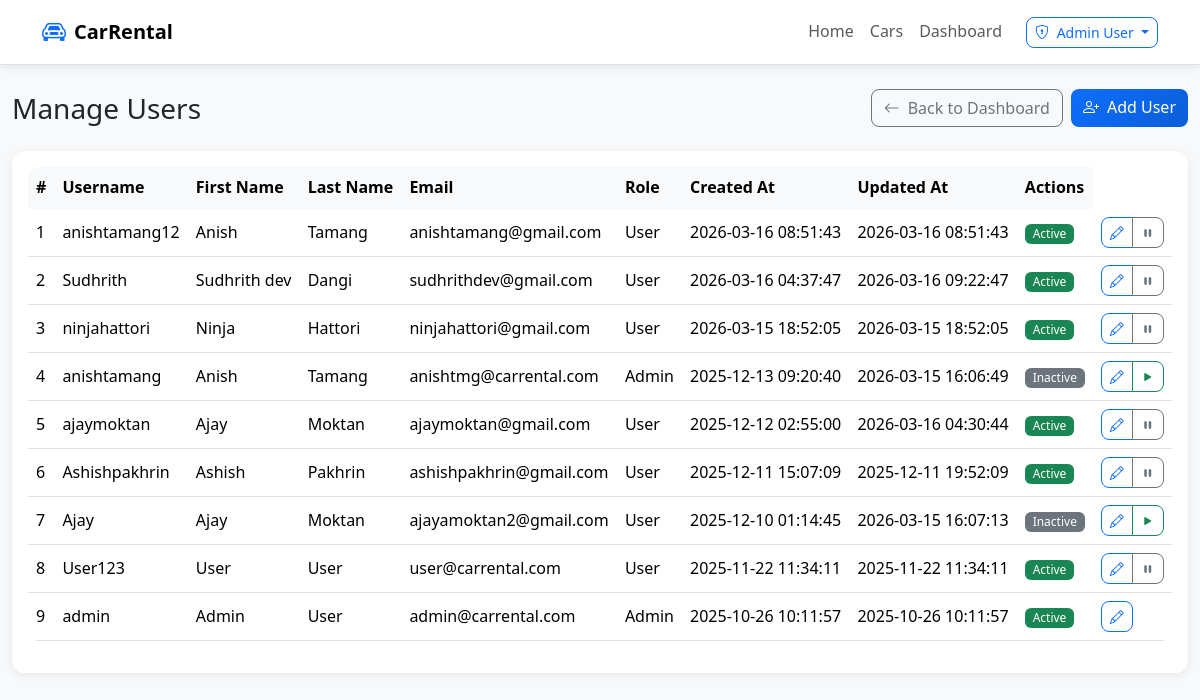
The page /admin/manage-users.php (signed in) on the database its author committed.
### tables this page shows
CREATE TABLE `users` (
  `id` int(11) NOT NULL,
  `username` varchar(50) NOT NULL,
  `email` varchar(100) NOT NULL,
  `password_hash` varchar(255) NOT NULL,
  `first_name` varchar(50) NOT NULL,
  `last_name` varchar(50) NOT NULL,
  `profile_image` varchar(255) DEFAULT NULL,
  `phone` varchar(20) DEFAULT NULL,
  `address` text DEFAULT NULL,
  `role` enum('user','admin') DEFAULT 'user',
  `status` enum('active','inactive','suspended') DEFAULT 'active',
  `created_at` timestamp NOT NULL DEFAULT current_timestamp(),
  `updated_at` timestamp NOT NULL DEFAULT current_timestamp() ON UPDATE current_timestamp(),
  `license_number` varchar(50) DEFAULT NULL,
  `license_image` varchar(255) DEFAULT NULL
);

### public/url.php (called while the page is built, shortened)
<?php
if (!function_exists('base_url')) {
    function base_url(string $path = ''): string {
        $https = (!empty($_SERVER['HTTPS']) && $_SERVER['HTTPS'] !== 'off')
                 || (isset($_SERVER['SERVER_PORT']) && (int)$_SERVER['SERVER_PORT'] === 443);
        $scheme = $https ? 'https' : 'http';
        $host = $_SERVER['HTTP_HOST'] ?? $_SERVER['SERVER_NAME'] ?? 'localhost';
        $base = $scheme . '://' . $host . '/Car-rental-php/public/';
        $path = ltrim($path, '/');
        return $base . $path;
    }
}
function asset_url(string $path = ''): string {
    return base_url('assets/' . ltrim($path, '/'));
}
?>

### config/database.php (called while the page is built, shortened)
<?php
try {
    $dsn = "mysql:host=" . DB_HOST . ";dbname=" . DB_NAME . ";charset=" . DB_CHARSET;
    $pdo = new PDO($dsn, DB_USER, DB_PASS, [
        PDO::ATTR_ERRMODE => PDO::ERRMODE_EXCEPTION,
        PDO::ATTR_DEFAULT_FETCH_MODE => PDO::FETCH_ASSOC,
        PDO::ATTR_EMULATE_PREPARES => false,
    ]);
} catch (PDOException $e) {
    die("Database connection failed: " . $e->getMessage());
}
function db_query($sql, $params = []) {
    global $pdo;
    try {
        $stmt = $pdo->prepare($sql);
        $stmt->execute($params);
        return $stmt;
    } catch (PDOException $e) {
        error_log("Database query error: " . $e->getMessage());
        return false;
    }
}
function db_fetch($sql, $params = []) {
    $stmt = db_query($sql, $params);
    return $stmt ? $stmt->fetch() : false;
}
function db_fetch_all($sql, $params = []) {
    $stmt = db_query($sql, $params);
    return $stmt ? $stmt->fetchAll() : [];
}
?>

### config/auth.php (called while the page is built, shortened)
<?php
require_once __DIR__ . '/../config/database.php';
function is_logged_in() {
    return isset($_SESSION['user_id']) && !empty($_SESSION['user_id']);
}
function get_current_user_data() {
    return db_fetch("SELECT * FROM users WHERE id = ?", [$_SESSION['user_id']]);
}
?>

### public/admin/manage-users.php (the view, shortened to what this page needs)
<?php
require_once __DIR__ . '/../../config/auth.php';
require_once __DIR__ . '/../url.php';
$page_title = 'Manage Users';
$current_user = get_current_user_data();
$users = db_fetch_all("SELECT * FROM users ORDER BY created_at DESC");
?>
<!DOCTYPE html>
<html lang="en">
<head>
    <link href="https://cdn.jsdelivr.net/npm/bootstrap@5.3.2/dist/css/bootstrap.min.css" rel="stylesheet">
    <link rel="stylesheet" href="https://cdn.jsdelivr.net/npm/bootstrap-icons@1.11.2/font/bootstrap-icons.css">
    <link rel="stylesheet" href="<?= asset_url('css/styles.css') ?>">
    <link rel="stylesheet" href="<?= asset_url('css/theme.css') ?>">
</head>
<body>
<?php include __DIR__ . '/../navbar.php'; ?>
<main class="py-4">
    <div class="container-fluid">
        <div class="row mb-4">
            <div class="col-12 d-flex justify-content-between align-items-center">
                <h1 class="h3 mb-0"><?= $page_title ?></h1>
                <div class="d-flex gap-2">
                    <a href="<?= base_url('admin/dashboard.php') ?>" class="btn btn-outline-secondary">
                        <i class="bi bi-arrow-left me-2"></i>Back to Dashboard
                    </a>
                    <a href="<?= base_url('admin/add-user.php') ?>" class="btn btn-primary">
                        <i class="bi bi-person-plus me-2"></i>Add User
                    </a>
                </div>
            </div>
        </div>
        <div class="card">
            <div class="card-body">
                <div class="table-responsive">
                    <table class="table table-hover align-middle">
                        <thead>
                            <tr>
                                <th>#</th>
                                <th>Username</th>
                                <th>First Name</th>
                                <th>Last Name</th>
                                <th>Email</th>
                                <th>Role</th>
                                <th>Created At</th>
                                <th>Updated At</th>
                                <th>Actions</th>
                            </tr>
                        </thead>
                        <tbody>
                            <?php foreach ($users as $i => $user): ?>
                                <tr>
                                    <td><?= $i + 1 ?></td>
                                    <td><?= htmlspecialchars($user['username']) ?></td>
                                    <td><?= htmlspecialchars($user['first_name']) ?></td>
                                    <td><?= htmlspecialchars($user['last_name']) ?></td>
                                    <td><?= htmlspecialchars($user['email']) ?></td>
                                    <td><?= ucfirst($user['role']) ?></td>
                                    <td><?= $user['created_at'] ?></td>
                                    <td><?= $user['updated_at'] ?? '-' ?></td>
                                    <td>
                    <?php
                    $status = $user['status'] ?? 'active';
                    $badge_class = 'bg-success';
                    if ($status === 'inactive') $badge_class = 'bg-secondary';
                    ?>
                    <span class="badge <?= $badge_class ?>">
                        <?= ucfirst($status) ?>
                    </span>
                </td>
                <td>
                    <div class="btn-group btn-group-sm">
                        <a href="<?= base_url('admin/edit-user.php?id=' . $user['id']) ?>" class="btn btn-outline-primary" title="Edit">
                            <i class="bi bi-pencil"></i>
                        </a>
                        <?php if ($user['id'] !== $current_user['id']): ?>
                            <?php if ($status === 'active'): ?>
                                <a href="?toggle_id=<?= $user['id'] ?>" class="btn btn-outline-secondary" title="Deactivate" onclick="return confirm('Deactivate this user?');">
                                    <i class="bi bi-pause-fill"></i>
                                </a>
                            <?php else: ?>
                                <a href="?toggle_id=<?= $user['id'] ?>" class="btn btn-outline-success" title="Activate" onclick="return confirm('Activate this user?');">
                                    <i class="bi bi-play-fill"></i>
                                </a>
                            <?php endif; ?>
                        <?php endif; ?>
                    </div>
                </td>
                                </tr>
                            <?php endforeach; ?>
                        </tbody>
                    </table>
                </div>
            </div>
        </div>
    </div>
</main>
</body>
</html>

### public/assets/css/styles.css (style rules this page uses)
:root { --primary-color: #0d6efd; --secondary-color: #6c757d; --success-color: #198754; --warning-color: #ffc107; --danger-color: #dc3545; --light-color: #f8f9fa; --muted-color: #adb5bd; --dark-color: #212529; --card-bg: #ffffff; --transition: all 0.3s ease; --radius-sm: 8px; --radius-md: 12px; --radius-lg: 16px; }
* { box-sizing: border-box; }
html, body { height: 100%; }
body { font-family: 'Segoe UI', Tahoma, Geneva, Verdana, sans-serif; line-height: 1.6; background-color: var(--light-color); color: var(--dark-color); -webkit-font-smoothing: antialiased; -moz-osx-font-smoothing: grayscale; transition: var(--transition); -webkit-tap-highlight-color: transparent; }
a { color: var(--primary-color); text-decoration: none; }
.card { transition: var(--transition); border: none; background: var(--card-bg); border-radius: var(--radius-md); box-shadow: 0 2px 10px rgba(0,0,0,0.08); overflow: hidden; }
.btn { border-radius: 8px; font-weight: 500; transition: var(--transition); }
.btn-primary { background: linear-gradient(135deg, #0d6efd 0%, #0b5ed7 100%); border: none; color: #fff; }
.badge { font-size: 0.75rem; font-weight: 500; }
.table { border-radius: 10px; overflow: hidden; background: var(--card-bg); }
.table th { background-color: var(--light-color); border: none; font-weight: 600; }
.table td, .table th { vertical-align: middle; }

### public/assets/css/theme.css (style rules this page uses)
body { transition: background-color 0.3s ease, color 0.3s ease; }
.card { transition: background-color 0.3s ease, border-color 0.3s ease; }

### rows shown on the page
users: username "anishtamang12", first_name "Anish", last_name "Tamang", email "anishtamang@gmail.com", role "User", created_at "2026-03-16 08:51:43", updated_at "2026-03-16 08:51:43", status "Active"
users: username "Sudhrith", first_name "Sudhrith dev", last_name "Dangi", email "sudhrithdev@gmail.com", role "User", created_at "2026-03-16 04:37:47", updated_at "2026-03-16 09:22:47", status "Active"
users: username "ninjahattori", first_name "Ninja", last_name "Hattori", email "ninjahattori@gmail.com", role "User", created_at "2026-03-15 18:52:05", updated_at "2026-03-15 18:52:05", status "Active"
users: username "anishtamang", first_name "Anish", last_name "Tamang", email "anishtmg@carrental.com", role "Admin", created_at "2025-12-13 09:20:40", updated_at "2026-03-15 16:06:49", status "Inactive"
users: username "ajaymoktan", first_name "Ajay", last_name "Moktan", email "ajaymoktan@gmail.com", role "User", created_at "2025-12-12 02:55:00", updated_at "2026-03-16 04:30:44", status "Active"
users: username "Ashishpakhrin", first_name "Ashish", last_name "Pakhrin", email "ashishpakhrin@gmail.com", role "User", created_at "2025-12-11 15:07:09", updated_at "2025-12-11 19:52:09", status "Active"
users: username "Ajay", first_name "Ajay", last_name "Moktan", email "ajayamoktan2@gmail.com", role "User", created_at "2025-12-10 01:14:45", updated_at "2026-03-15 16:07:13", status "Inactive"
users: username "User123", first_name "User", last_name "User", email "user@carrental.com", role "User", created_at "2025-11-22 11:34:11", updated_at "2025-11-22 11:34:11", status "Active"
users: username "admin", first_name "Admin", last_name "User", email "admin@carrental.com", role "Admin", created_at "2025-10-26 10:11:57", updated_at "2025-10-26 10:11:57", status "Active"

### other values the page prints
$_SESSION['user_name'] "Admin User"
$page_title "Manage Users"
